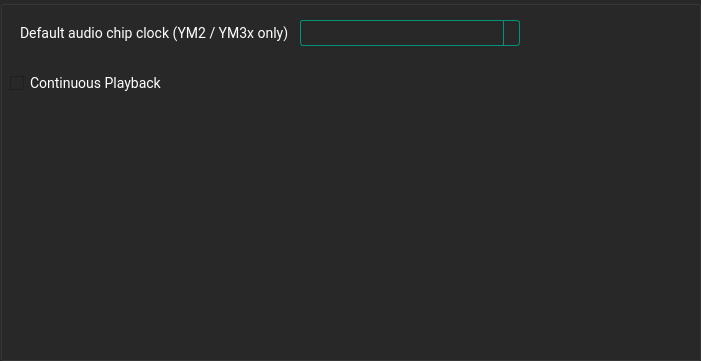
  <widget class="QGroupBox" name="groupBoxAtariAudio">
   <property name="geometry">
    <rect>
     <x>170</x>
     <y>220</y>
     <width>701</width>
     <height>361</height>
    </rect>
   </property>
   <property name="styleSheet">
    <string notr="true">
                 QWidget
                 {
                 border-color:#ff2828;
                 selection-background-color: #333333/*selection*/;
                 selection-color: #ffffff/*main text*/;
                 font-family:Roboto;
                 font-size:14px;
                 background-color:#282828/*background*/;
                 color:#ffffff/*main text*/;
                 }
                 QTextEdit {
                 border: 8px solid;
                 border-color:#009379/*main*/;
                 border-radius: 3px;
                 padding: 1px 18px 1px 3px;
                 min-width: 6em;
                 }

                 QSlider::groove:horizontal {
                 background-color: #404040/*medium*/;
                 height: 4px;
                 border-radius: 4px;
                 }
                 QSlider::handle:horizontal {
                 background-color: #009379/*main*/;
                 border: 2px solid #009379/*main*/;
                 width: 11px;
                 height: 20px;
                 line-height: 20px;
                 margin-top: -5px;
                 margin-bottom: -5px;
                 border-radius: 7px;
                 }
                 QSlider::handle:horizontal:hover {
                 background-color: #00c09e/*main hover*/;
                 border: 2px solid #00c09e/*main hover*/;
                 }

                 QSlider::sub-page:horizontal {
                 background-color:#009379/*main*/;
                 }
                 QComboBox {
                 border: 1px solid;
                 border-color: #009379/*main*/;
                 border-radius: 3px;
                 padding: 1px 18px 1px 3px;
                 }

                 QComboBox:!editable, QComboBox::drop-down:editable {
                 background: ;
                 }

                 /* QComboBox gets the &quot;on&quot; state when the popup is open */
                 QComboBox:!editable:on, QComboBox::drop-down:editable:on {
                 background: #333333/*selection*/
                 }

                 QComboBox:on { /* shift the text when the popup opens */
                 padding-top: 3px;
                 padding-left: 4px;
                 }

                 QComboBox::drop-down {
                 subcontrol-origin: padding;
                 subcontrol-position: top right;
                 width: 15px;

                 border-left-width: 1px;
                 border-left-color: #009379/*main*/;
                 border-left-style: solid; /* just a single line */
                 border-top-right-radius: 3px; /* same radius as the QComboBox */
                 border-bottom-right-radius: 3px;
                 }
                 QComboBox QAbstractItemView {
                 border: 1px solid;
                 border-color: #009379/*main*/;
                 background-color:#282828/*background*/;
                 outline:none;
                 }
                 QComboBox::down-arrow {
                 image: url(/usr/share/icons/crystalsvg/16x16/actions/1downarrow.png);
                 }

                 QComboBox::down-arrow:on { /* shift the arrow when popup is open */
                 top: 1px;
                 left: 1px;
                 }

                 QLineEdit {
                 border: 1px solid;
                 border-color:#009379/*main*/;
                 border-radius: 3px;
                 padding: 1px 18px 1px 3px;
                 min-width: 6em;
                 }
                 QLineEdit:disabled{
                 border-color:#404040/*medium*/;
                 }
                 QWidget:disabled
                 {
                 color:#404040/*medium*/;

                 }

                 QSlider::handle:disabled {
                 background-color: #404040/*medium*/;
                 border: 2px solid #404040/*medium*/;
                 }
                 QSlider::sub-page:horizontal:disabled {
                 background-color:#404040/*medium*/;
                 }
                 QComboBox:disabled {
                 border: 1px solid #404040/*medium*/;

                 }
                 QComboBox::drop-down:disabled {

                 border-left-color: #404040/*medium*/;

                 }
                 QPushButton
                 {
                 font-family:roboto;
                 background-color: #b7b7b7/*button*/;
                 border-radius: 12px;
                 padding:4px;
                 font-size:14px;
                 color:#282828/*background*/;
                 }
                 QPushButton:hover
                 {
                 background-color: #ffffff/*button hover*/;
                 }
             </string>
   </property>
   <property name="title">
    <string/>
   </property>
   <property name="flat">
    <bool>true</bool>
   </property>
   <widget class="QLabel" name="labelAtariAudioDefaultAudioChipClock">
    <property name="geometry">
     <rect>
      <x>20</x>
      <y>20</y>
      <width>300</width>
      <height>26</height>
     </rect>
    </property>
    <property name="toolTip">
     <string>YM2 &amp; YM3x file formats does not provide an audio chip clock value: 2 MHz is the default since YM has been originally designed for Atari ST</string>
    </property>
    <property name="text">
     <string>Default audio chip clock (YM2 / YM3x only)</string>
    </property>
   </widget>
   <widget class="QComboBox" name="comboBoxAtariAudioDefaultAudioChipClock">
    <property name="enabled">
     <bool>true</bool>
    </property>
    <property name="geometry">
     <rect>
      <x>300</x>
      <y>20</y>
      <width>220</width>
      <height>26</height>
     </rect>
    </property>
    <property name="autoFillBackground">
     <bool>false</bool>
    </property>
    <property name="styleSheet">
     <string notr="true"/>
    </property>
    <property name="editable">
     <bool>false</bool>
    </property>
    <property name="currentText">
     <string/>
    </property>
    <property name="placeholderText">
     <string/>
    </property>
    <property name="frame">
     <bool>false</bool>
    </property>
   </widget>
   <widget class="QCheckBox" name="checkBoxAtariAudioContinuousPlayback">
    <property name="geometry">
     <rect>
      <x>10</x>
      <y>70</y>
      <width>200</width>
      <height>26</height>
     </rect>
    </property>
    <property name="text">
     <string>Continuous Playback</string>
    </property>
    <property name="iconSize">
     <size>
      <width>40</width>
      <height>40</height>
     </size>
    </property>
   </widget>
  </widget>
